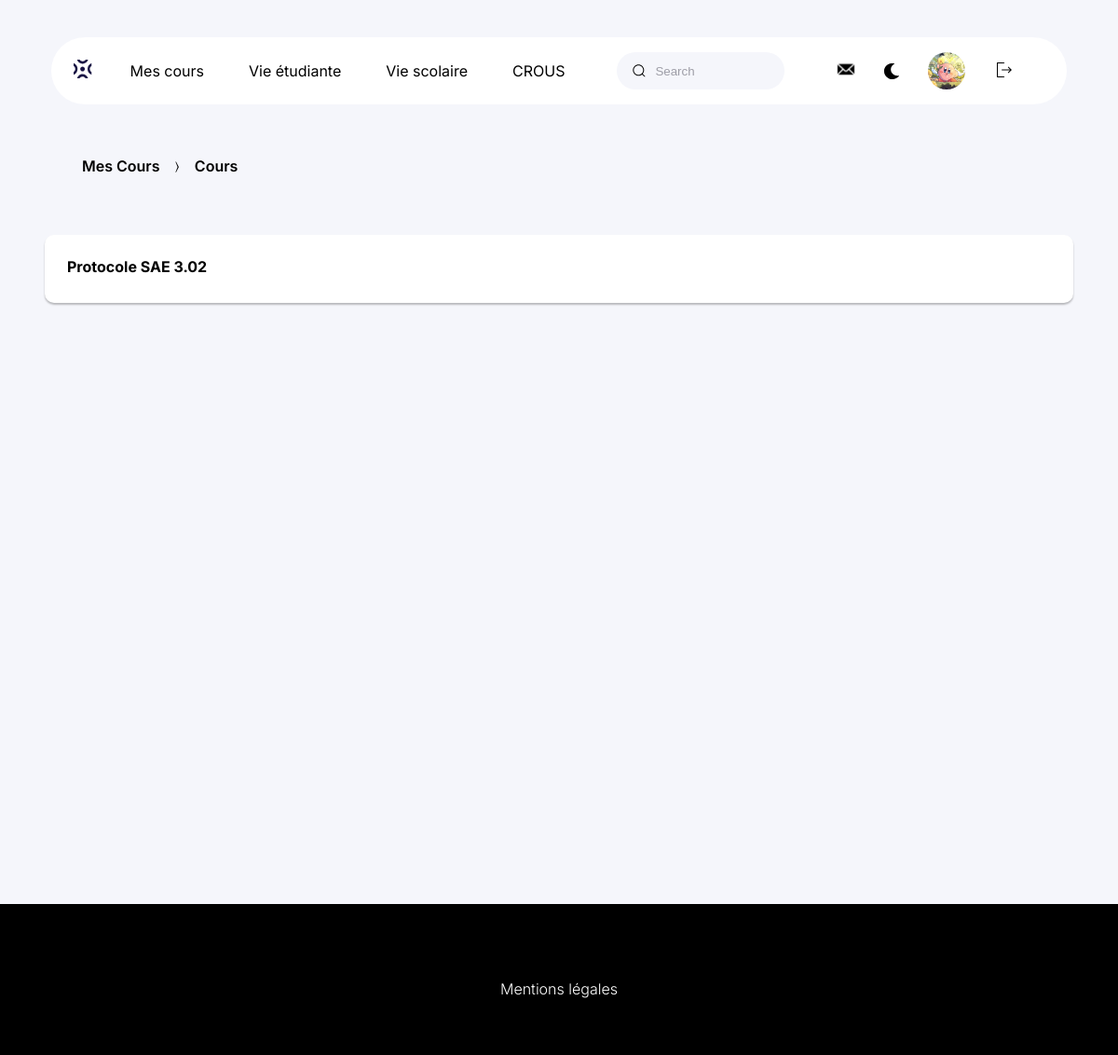
The app's page /coursindividuel.php?id_matiere=15 (signed in) with its own data.
### tables this page shows
CREATE TABLE IF NOT EXISTS `utilisateurs` (
  `login` varchar(100) NOT NULL,
  `nom` varchar(200) NOT NULL,
  `prenom` varchar(200) NOT NULL,
  `id_utilisateurs` int NOT NULL AUTO_INCREMENT,
  `mot_de_passe` varchar(255) NOT NULL,
  `photoprofil` text NOT NULL,
  `role` varchar(800) NOT NULL,
  `email` varchar(200) NOT NULL,
  `promotion` varchar(100) DEFAULT NULL,
  `bio` varchar(500) DEFAULT NULL,
  PRIMARY KEY (`id_utilisateurs`),
  UNIQUE KEY `nom` (`nom`),
  UNIQUE KEY `prenom` (`prenom`),
  UNIQUE KEY `email` (`email`),
  UNIQUE KEY `login` (`login`)
);

CREATE TABLE IF NOT EXISTS `cours` (
  `id_cours` int NOT NULL AUTO_INCREMENT,
  `cours` varchar(50) NOT NULL,
  `document` text NOT NULL,
  `externe_prof` int NOT NULL,
  `coef` int DEFAULT NULL,
  `ext_matiere` int NOT NULL,
  PRIMARY KEY (`id_cours`)
);

### coursindividuel.php (the view, shortened to what this page needs)
<!DOCTYPE html>
<html lang="fr">
<head>
    <link rel='stylesheet' href='css/style_navigation.css'>
    <link rel='stylesheet' href='css/style_cours.css'>
    <link rel='stylesheet' href='css/dark_mode.css'>
</head>
<body>
    <header>
        <div class='menu'>
            <a href='accueil.php'><img class="logo" src='./img/logo.svg' alt="page d'accueil"
                    aria-current="currentpage"></a>
            <nav class='navigation'>
                <ul class='choix'>
                    <li><a href='cours.php'>Mes cours</a></li>
                    <li><a href='vie_etudiante.php'>Vie étudiante</a></li>
                    <li><a href='vie_scolaire.php'>Vie scolaire</a></li>
                    <li><a href='page_crous.php'>Crous</a></li>
                </ul>
                <div class='group'>
                    <input id="barre de recherche" class='input' type='search' placeholder='Search' />
                </div>
                <div class='icon-photo'>
                    <a href='messagerie.php'><img class='logo' src='./img/1-lettre.svg' alt="messagerie"></a>
                    <button class="dark_button" onclick="toggleDarkMode()"><img class='dark_mode' src='./img/1-moon.svg'
                            alt="mode sombre"></button>
                    <div class='photo-2'>
                        <?php
                        include('connexion.php');
                        if (isset($_SESSION["login"])) {
                            $stmt = $db->prepare('SELECT * FROM utilisateurs WHERE login=:login');
                            $stmt->bindValue(':login', $_SESSION["login"], PDO::PARAM_STR);
                            $stmt->execute();
                            $result = $stmt->fetch(PDO::FETCH_ASSOC);
                            if ($result) {
                                echo "
                                <a href='profil.php'> <img src='upload/{$result['photoprofil']}' alt='' class='photo-2'></a>";
                            }
                        }
                        ?>
                    </div>
                    <form action="deconnexion.php" method="GET">
                        <button type="submit" name="deconnect" id="btnDeconnexion">
                            <img src="img/1-logout.svg" alt="Déconnexion">
                        </button>
                    </form>
                </div>
            </nav>
        </div>
    </header>
    <main class="fini">
        <nav class="fda" aria-label="Breadcrumb">
            <ul class="ul">
                <li><a href="cours.php">Mes Cours</a></li><span> 〉 </span>
                <li>Cours</li>
            </ul>
        </nav>
        <div class="wrapper">
        <?php
        include("connexion.php");
        if (isset($_GET["id_matiere"])) {
            $id_matiere = $_GET["id_matiere"];
        } else {
            $id_matiere = "12";
        }
        $requete = "SELECT * FROM cours WHERE ext_matiere = :id_matiere";
        $stmt = $db->prepare($requete);
        $stmt->bindValue(':id_matiere', $id_matiere, PDO::PARAM_INT);
        $stmt->execute();
        $result = $stmt->fetchAll(PDO::FETCH_ASSOC);
        if ($stmt->rowCount()) {
            foreach ($result as $uncours) {
                $chemindoc = "documents/" . $uncours["document"];
                echo "<div class='cours'>
                <a class='padding' href='{$chemindoc}' target='_blank'><h2>{$uncours["cours"]}</h2>
                </div>";
            }
        } else {
            echo "Aucun cours trouvé pour cette matière.";
        }
        ?>
        </div>
    </main>
    <footer>
        <a href='mentions_legales.html'>
            <p> Mentions légales </p>
        </a>
    </footer>
</body>
</html>

### css/style_navigation.css (style rules this page uses)
body { margin: 0; background-color: var(--bg); overflow-x: hidden; font-family: 'Inter', sans-serif; }
:root { --main: #ffffff; --black: #000000; --purple: #4038b7; --bg: #f5f6fb; --grey: #414141; --blue: #1a1545; }
a { text-decoration: none; color: var(--black); transition: 0.5s ease; }
li { list-style-type: none; }
header a { font: 400 1rem "Inter", sans-serif; }
h1, h2 { font-size: 1rem; }
h2 { margin-top: 0; }
.menu { display: flex; align-items: center; justify-content: space-evenly; background-color: var(--main); padding: 10px 0px; margin: 20px 25px; gap: 1rem; border-radius: 55px; }
ul li:nth-child(4) a { text-transform: uppercase; }
ul li:nth-child(1) a { margin-top: 1.5rem; }
.choix, .icon-photo { display: none; }
footer { background-color: #000; text-align: center; padding: 45px 0; margin-top: 70px; }
footer a { color: var(--main); font-weight: 300; }
.fda ul { display: flex; align-items: center; }
.fda li { margin: 1rem; font-weight: 600; }
.group { display: flex; line-height: 28px; align-items: center; position: relative; }
.input { width: 40vw; height: 40px; line-height: 28px; padding: 0 1rem; padding-left: 2.5rem; border: 1px solid transparent; border-radius: 20px; outline: none; background-color: var(--bg); color: var(--black); transition: 0.3s ease; }
.input::placeholder { color: #9e9ea7; }
.icon { position: absolute; left: 1rem; width: 1rem; height: 1rem; }
@media screen and (min-width: 768px) { .menu { margin: 35px 55px; } }
@media screen and (min-width: 1024px) { .navigation { display: flex; gap: 25px; } }
@media screen and (min-width: 1024px) { .menu { margin: 40px 15px; } }
@media screen and (min-width: 1024px) { .choix { display: flex; gap: 3rem; padding-left: 0; } }
@media screen and (min-width: 1024px) { .input { width: 15vw; } }
@media screen and (min-width: 1024px) { .icon-photo { display: flex; gap: 1.5rem; align-items: center; } }
@media screen and (min-width: 1024px) { .photo-2 { width: 40px; height: 40px; background-color: var(--bg); border-radius: 50%; } }
@media screen and (min-width: 1024px) { .logo { cursor: pointer; height: 20px; } }
@media screen and (min-width: 1024px) { #btnDeconnexion { cursor: pointer; width: 20px; height: 20px; object-fit: cover; border: none; background-color: transparent; } }
@media screen and (min-width: 1024px) { .fda ul { margin-left: 2rem; } }
@media screen and (min-width: 1080px) { .navigation { gap: 2rem; } }
@media screen and (min-width: 1200px) { .menu { margin: 40px 55px; } }
@media screen and (min-width: 1200px) { .navigation { gap: 3.5rem; } }
.dark_button { background: none; border: none; height: 20px; cursor: pointer; }

### css/style_cours.css (style rules this page uses)
.wrapper { margin: 3rem; min-height: 70vh; }
.cours { background-color: var(--main); margin-bottom: 1rem; border-radius: 10px; box-shadow: 0px 2px 2px 0px rgba(0, 0, 0, 0.25) }
.cours a { display: flex; }
.padding { padding: 1.5rem 0 1rem 1.5rem; }
.cours h2, .cours p { font-size: 0.75rem; }
.fini { min-height: 70vh; }
@media screen and (min-width: 375px) { .cours h2 { font-size: 1rem; } }
@media screen and (min-width: 768px) { .cours { margin-bottom: 20px; break-inside: avoid; } }

### css/dark_mode.css (style rules this page uses)
:root { --dark_background: #0B1437; --dark_main: #111C44; }

### records on screen
utilisateurs: photoprofil (picture)
cours: cours "Protocole SAE 3.02"
